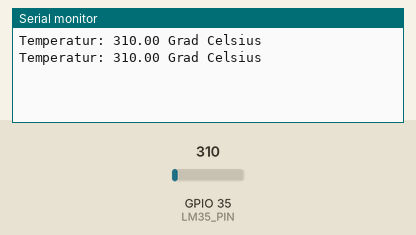
Simulated run of this sketch. Board: ESP32. Shown: the last lines printed to the serial monitor. The inputs (shaded band) are chosen by the test bench; at power-on: GPIO 35 (LM35_PIN) = 310.

Above: at 1.8 s.
1.9 s: GPIO 35 (LM35_PIN) set to 372
At 2.8 s:
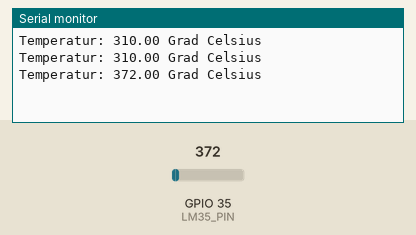
3.4 s: GPIO 35 (LM35_PIN) set to 434
At 4.7 s:
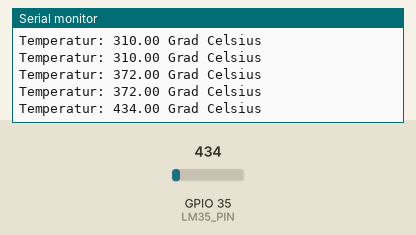
Timing chart, 0 to 6.4 s (numbered marks = the images above; inputs shaded):
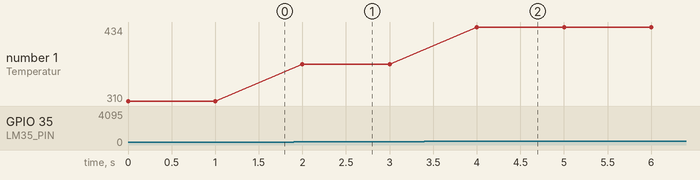

Measured:
- after the input at 1.9 s, the serial monitor: prints a new line after 0.10 s (image 1)
- after the input at 3.4 s, the serial monitor: prints a new line after 0.60 s (image 2)
- plotted number 1: 310 → 372 after the input at 1.9 s, 372 → 434 after the input at 3.4 s

The sketch:

Temp_LM_35.ino
```cpp
 #define LM35_PIN 35

void setup() {
  // Starte die serielle Kommunikation mit einer Baudrate von 9600
  Serial.begin(9600);

}

void loop() {
  // Lese den Wert vom LM35-Sensor aus
  float sensorValue = analogRead(LM35_PIN);
  // Konvertiere den Sensorwert in eine Temperatur in Grad Celsius
  float celsius = (sensorValue);
  // Gib die Temperatur auf dem seriellen Monitor aus
  Serial.print("Temperatur: ");
  Serial.print(celsius);
  Serial.println(" Grad Celsius");
  // Warte eine Sekunde
  delay(1000);
}
```
